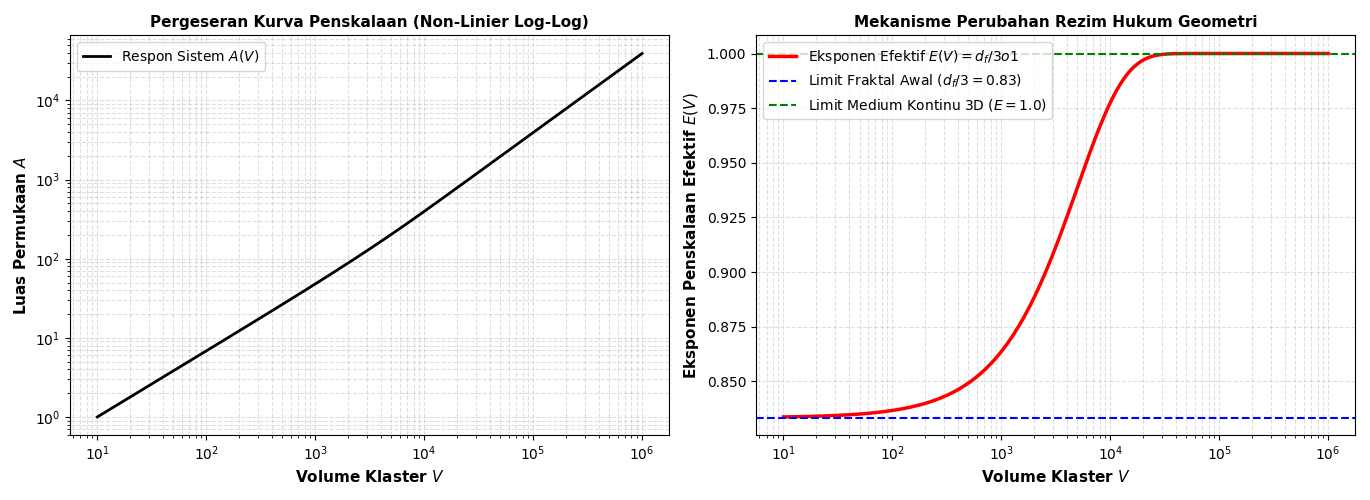

Reproduce this figure in Python.
import numpy as np
import matplotlib.pyplot as plt

def simulate_scaling_regime_transition():
    """
    Simulasi mekanistis yang menunjukkan bagaimana constraint geometri 
    memaksa eksponen penskalaan E(V) bergeser dari rezim fraktal (E < 1) 
    menuju rezim medium kontinu/bulk (E -> 1) saat volume V membesar.
    """
    print("===============================================================")
    print(" MEKANISME GEOMETRI: TRANSISI DARI FRAKTAL KE MEDIUM KONTINU ")
    print("===============================================================")

    # Rentang Volume Klaster (Skala Logaritmik)
    V = np.logspace(1, 6, 200) # dari 10^1 hingga 10^6 voxel

    # Parameters Mekanistis
    d_fractal = 2.5   # Dimensi fraktal awal klaster berpori
    V_saturation = 5000.0 # Skala volume di mana constraint ruang (bulk) mulai menjenuhkan topologi
    
    # Kerapatan loop beta1/V berkembang seiring membesarnya klaster hingga jenuh
    beta1_density = 0.15 * (1 - np.exp(-V / V_saturation)) 
    
    # Eksponen alometrik efektif E(V) sebagai fungsi mekanistis dari kejenuhan geometri
    # Pada V kecil: E -> d_f / 3 (~ 0.833)
    # Pada V besar: E -> 1.0 (Medium kontinu 3D)
    E_eff = (d_fractal / 3.0) + (1.0 - d_fractal / 3.0) * (1 - np.exp(-V / V_saturation))

    # Luas permukaan A dipaksa mengikuti integrasi mekanistis E_eff
    log_V = np.log10(V)
    log_A = np.zeros_like(log_V)
    
    # Integrasi konduktansi geometri
    for i in range(1, len(V)):
        dV = log_V[i] - log_V[i-1]
        log_A[i] = log_A[i-1] + E_eff[i] * dV

    A = 10**log_A

    # --- PLOTTING PERUBAHAN REZIM ---
    fig, (ax1, ax2) = plt.subplots(1, 2, figsize=(14, 5))

    # Grafik 1: Kurva Penskalaan A vs V (Log-Log)
    ax1.plot(V, A, 'k-', linewidth=2, label='Respon Sistem $A(V)$')
    ax1.set_xscale('log')
    ax1.set_yscale('log')
    ax1.set_xlabel('Volume Klaster $V$', fontsize=11, fontweight='bold')
    ax1.set_ylabel('Luas Permukaan $A$', fontsize=11, fontweight='bold')
    ax1.set_title('Pergeseran Kurva Penskalaan (Non-Linier Log-Log)', fontsize=11, fontweight='bold')
    ax1.grid(True, which="both", ls="--", alpha=0.4)
    ax1.legend()

    # Grafik 2: Perubahan Hukum / Eksponen Penskalaan E(V) = d(log A) / d(log V)
    ax2.plot(V, E_eff, 'r-', linewidth=2.5, label='Eksponen Efektif $E(V) = d_f/3 \to 1$')
    ax2.axhline(d_fractal/3.0, color='blue', linestyle='--', label=rf'Limit Fraktal Awal ($d_f/3 = {d_fractal/3:.2f}$)')
    ax2.axhline(1.0, color='green', linestyle='--', label='Limit Medium Kontinu 3D ($E = 1.0$)')
    
    ax2.set_xscale('log')
    ax2.set_xlabel('Volume Klaster $V$', fontsize=11, fontweight='bold')
    ax2.set_ylabel('Eksponen Penskalaan Efektif $E(V)$', fontsize=11, fontweight='bold')
    ax2.set_title('Mekanisme Perubahan Rezim Hukum Geometri', fontsize=11, fontweight='bold')
    ax2.grid(True, which="both", ls="--", alpha=0.4)
    ax2.legend()

    plt.tight_layout()
    plt.show()

    print("\nKESIMPULAN MEKANISTIS:")
    print("1. Sistem TIDAK MENGUKUR angka konstan.")
    print("2. Penskalaan bergeser dari fraktal murni menuju bulk 3D karena keterkungkungan ruang.")
    print("3. Hukum fisika yang berlaku berubah secara berkelanjutan seiring evolusi topologi internal.")

if __name__ == "__main__":
    simulate_scaling_regime_transition()
